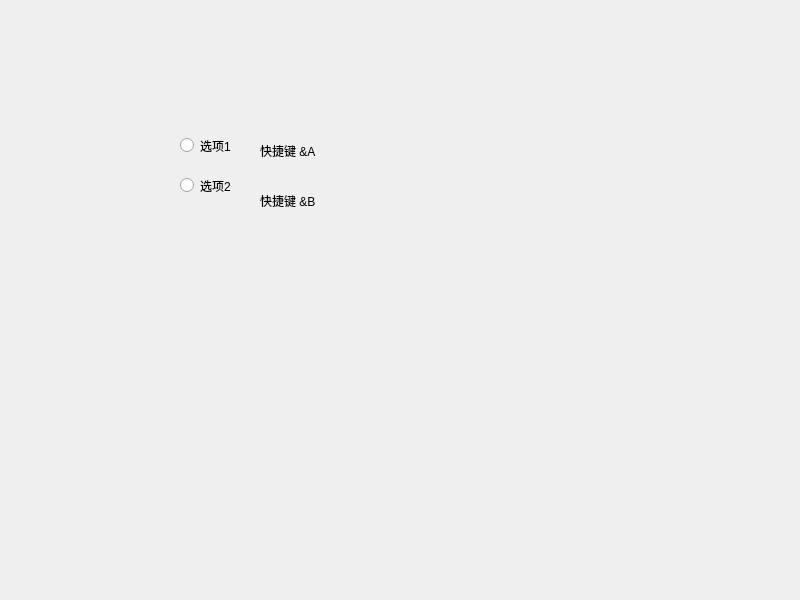
<?xml version="1.0" encoding="UTF-8"?>
<ui version="4.0">
 <class>Widget</class>
 <widget class="QWidget" name="Widget">
  <property name="geometry">
   <rect>
    <x>0</x>
    <y>0</y>
    <width>800</width>
    <height>600</height>
   </rect>
  </property>
  <property name="windowTitle">
   <string>Widget</string>
  </property>
  <widget class="QRadioButton" name="radioButton">
   <property name="geometry">
    <rect>
     <x>180</x>
     <y>130</y>
     <width>81</width>
     <height>31</height>
    </rect>
   </property>
   <property name="text">
    <string>选项1</string>
   </property>
  </widget>
  <widget class="QRadioButton" name="radioButton_2">
   <property name="geometry">
    <rect>
     <x>180</x>
     <y>170</y>
     <width>81</width>
     <height>31</height>
    </rect>
   </property>
   <property name="text">
    <string>选项2</string>
   </property>
  </widget>
  <widget class="QLabel" name="label">
   <property name="geometry">
    <rect>
     <x>260</x>
     <y>140</y>
     <width>171</width>
     <height>21</height>
    </rect>
   </property>
   <property name="text">
    <string>快捷键 &amp;A</string>
   </property>
  </widget>
  <widget class="QLabel" name="label_2">
   <property name="geometry">
    <rect>
     <x>260</x>
     <y>190</y>
     <width>181</width>
     <height>21</height>
    </rect>
   </property>
   <property name="text">
    <string>快捷键 &amp;B</string>
   </property>
  </widget>
 </widget>
 <resources/>
 <connections/>
</ui>
